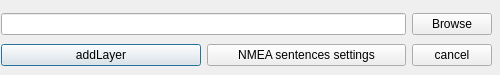
<?xml version="1.0" encoding="UTF-8"?>
<ui version="4.0">
 <class>nmea_main</class>
 <widget class="QDialog" name="nmea_main">
  <property name="enabled">
   <bool>true</bool>
  </property>
  <property name="geometry">
   <rect>
    <x>0</x>
    <y>0</y>
    <width>500</width>
    <height>75</height>
   </rect>
  </property>
  <property name="sizePolicy">
   <sizepolicy hsizetype="Fixed" vsizetype="Fixed">
    <horstretch>0</horstretch>
    <verstretch>0</verstretch>
   </sizepolicy>
  </property>
  <property name="minimumSize">
   <size>
    <width>500</width>
    <height>75</height>
   </size>
  </property>
  <property name="maximumSize">
   <size>
    <width>500</width>
    <height>75</height>
   </size>
  </property>
  <property name="mouseTracking">
   <bool>false</bool>
  </property>
  <property name="windowTitle">
   <string>nmea_main</string>
  </property>
  <property name="autoFillBackground">
   <bool>false</bool>
  </property>
  <property name="sizeGripEnabled">
   <bool>false</bool>
  </property>
  <widget class="QWidget" name="">
   <property name="geometry">
    <rect>
     <x>1</x>
     <y>10</y>
     <width>491</width>
     <height>61</height>
    </rect>
   </property>
   <layout class="QHBoxLayout" name="horizontalLayout_2">
    <item>
     <layout class="QVBoxLayout" name="verticalLayout_2">
      <item>
       <widget class="QLineEdit" name="lineEdit">
        <property name="sizePolicy">
         <sizepolicy hsizetype="Expanding" vsizetype="Fixed">
          <horstretch>0</horstretch>
          <verstretch>0</verstretch>
         </sizepolicy>
        </property>
       </widget>
      </item>
      <item>
       <layout class="QHBoxLayout" name="horizontalLayout">
        <item>
         <widget class="QPushButton" name="addBut">
          <property name="sizePolicy">
           <sizepolicy hsizetype="Expanding" vsizetype="Fixed">
            <horstretch>0</horstretch>
            <verstretch>0</verstretch>
           </sizepolicy>
          </property>
          <property name="text">
           <string>addLayer</string>
          </property>
         </widget>
        </item>
        <item>
         <widget class="QPushButton" name="settBut">
          <property name="sizePolicy">
           <sizepolicy hsizetype="Expanding" vsizetype="Fixed">
            <horstretch>0</horstretch>
            <verstretch>0</verstretch>
           </sizepolicy>
          </property>
          <property name="text">
           <string>NMEA sentences settings</string>
          </property>
         </widget>
        </item>
       </layout>
      </item>
     </layout>
    </item>
    <item>
     <layout class="QVBoxLayout" name="verticalLayout">
      <item alignment="Qt::AlignHCenter">
       <widget class="QPushButton" name="pushButton">
        <property name="sizePolicy">
         <sizepolicy hsizetype="Fixed" vsizetype="Fixed">
          <horstretch>0</horstretch>
          <verstretch>0</verstretch>
         </sizepolicy>
        </property>
        <property name="text">
         <string>Browse</string>
        </property>
       </widget>
      </item>
      <item>
       <widget class="QPushButton" name="ButExit">
        <property name="sizePolicy">
         <sizepolicy hsizetype="Fixed" vsizetype="Fixed">
          <horstretch>0</horstretch>
          <verstretch>0</verstretch>
         </sizepolicy>
        </property>
        <property name="text">
         <string>cancel</string>
        </property>
       </widget>
      </item>
     </layout>
    </item>
   </layout>
  </widget>
 </widget>
 <resources/>
 <connections/>
</ui>
